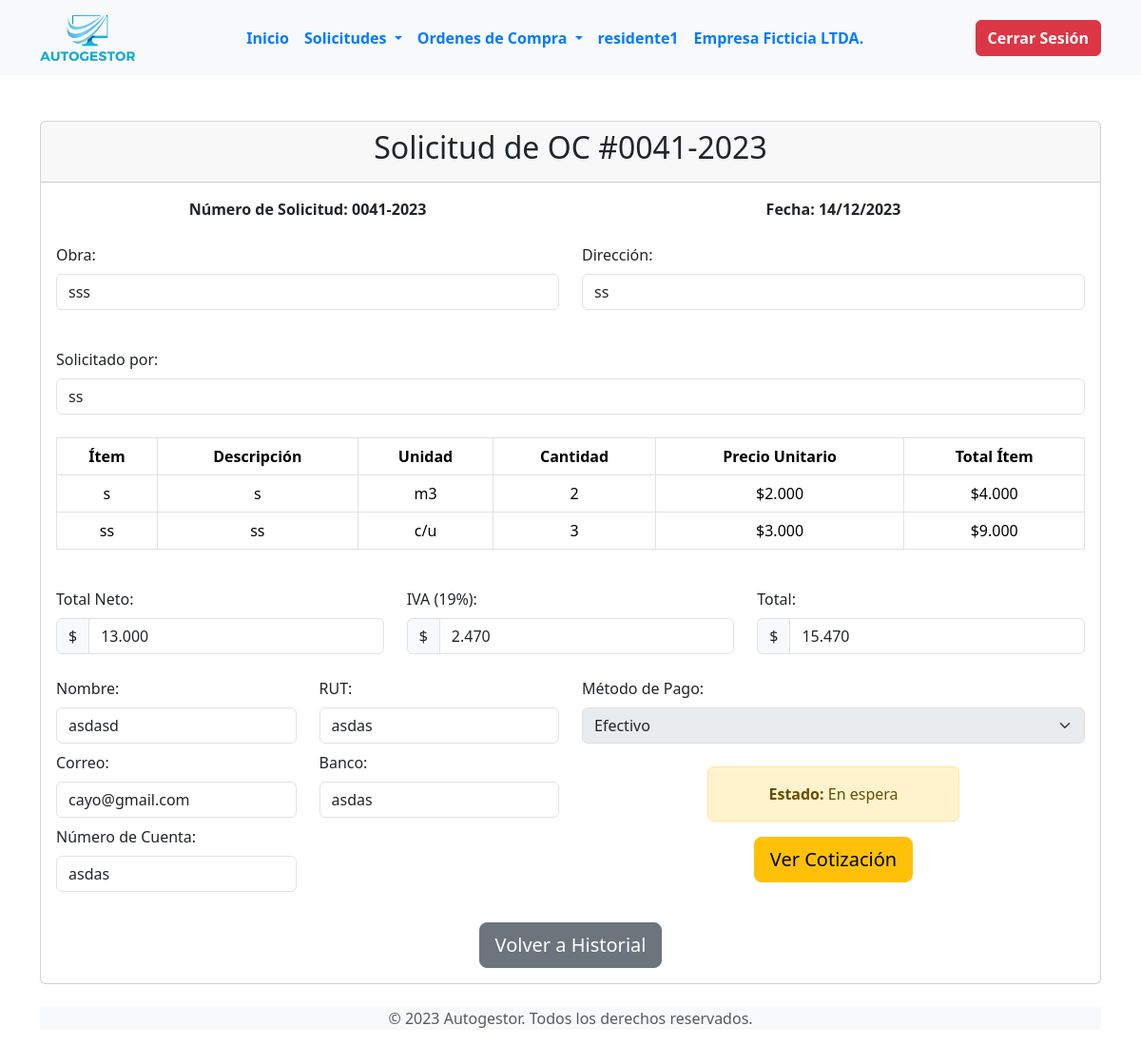
/secciones/empresas/residente/interfaz_usuario_residente/detalle_solicitud_r.php?id=41 (signed in), run on the app's committed database.
### tables this page shows
CREATE TABLE `empresas` (
  `id` int(11) NOT NULL,
  `nombre_usuario` varchar(50) NOT NULL,
  `password` varchar(255) NOT NULL,
  `nombre_empresa` varchar(100) NOT NULL,
  `rut_empresa` varchar(20) NOT NULL,
  `giro_comercial` varchar(100) NOT NULL,
  `correo_empresa` varchar(100) NOT NULL,
  `numero_contacto` varchar(15) NOT NULL,
  `fecha_registro` timestamp NOT NULL DEFAULT current_timestamp()
);

CREATE TABLE `solicitudes_orden_compra` (
  `id_solicitud` int(11) NOT NULL,
  `id_residente` int(11) DEFAULT NULL,
  `id_empresa` int(11) DEFAULT NULL,
  `fecha_creacion` timestamp NOT NULL DEFAULT current_timestamp(),
  `obra` varchar(255) DEFAULT NULL,
  `direccion` varchar(255) DEFAULT NULL,
  `solicitado_por` varchar(255) DEFAULT NULL,
  `total_neto` int(11) DEFAULT NULL,
  `iva` int(11) DEFAULT NULL,
  `total` int(11) DEFAULT NULL,
  `metodo_pago` varchar(50) DEFAULT NULL,
  `nombre_pago` varchar(255) DEFAULT NULL,
  `rut_pago` varchar(20) DEFAULT NULL,
  `correo_pago` varchar(100) DEFAULT NULL,
  `banco` varchar(100) DEFAULT NULL,
  `numero_cuenta` varchar(50) DEFAULT NULL,
  `archivo_cotizacion` varchar(255) DEFAULT NULL,
  `estado` varchar(50) DEFAULT 'En espera',
  `fecha_pago` varchar(50) DEFAULT NULL
);

CREATE TABLE `detalles_solicitud_orden_compra` (
  `id_detalle` int(11) NOT NULL,
  `id_solicitud` int(11) DEFAULT NULL,
  `item` varchar(255) DEFAULT NULL,
  `descripcion` text DEFAULT NULL,
  `unidad` varchar(50) DEFAULT NULL,
  `cantidad` int(11) DEFAULT NULL,
  `precio_unitario` int(11) DEFAULT NULL,
  `total_item` int(11) DEFAULT NULL
);

### secciones/empresas/residente/interfaz_usuario_residente/detalle_solicitud_r.php (the view, shortened to what this page needs)
<?php
include("../../../../bd.php");
include("./templates_residente/header_residente.php");
$id_solicitud = $_GET['id'];
$querySolicitud = "SELECT * FROM solicitudes_orden_compra WHERE id_solicitud = ?";
$stmt = $conexion->prepare($querySolicitud);
$stmt->bindParam(1, $id_solicitud, PDO::PARAM_INT);
$stmt->execute();
$solicitud = $stmt->fetch(PDO::FETCH_ASSOC);
$queryItems = "SELECT * FROM detalles_solicitud_orden_compra WHERE id_solicitud = ?";
$stmtItems = $conexion->prepare($queryItems);
$stmtItems->bindParam(1, $id_solicitud, PDO::PARAM_INT);
$stmtItems->execute();
$items = $stmtItems->fetchAll(PDO::FETCH_ASSOC);
function formatoChileno($numero) {
    return number_format($numero, 0, ',', '.');
}
$cotizacion_url = "http://localhost/proyectooc/secciones/empresas/residente/cotizacion_solicitudes/";
$full_url = $cotizacion_url . $solicitud['archivo_cotizacion'];
?>
<div class="container mt-5">
    <div class="card">
        <div class="card-header text-center">
            <h2>Solicitud de OC #<?php echo str_pad($id_solicitud, 4, '0', STR_PAD_LEFT) . "-" . date('Y'); ?></h2>
        </div>
        <div class="card-body">
            <div class="row mb-4">
                <div class="col text-center">
                    <strong>Número de Solicitud: <?php echo str_pad($id_solicitud, 4, '0', STR_PAD_LEFT) . "-" . date('Y'); ?></strong>
                </div>
                <div class="col text-center">
                    <strong>Fecha: <?php echo date('d/m/Y'); ?></strong>
                </div>
            </div>
            <div class="row mb-4">
                <div class="col-md-6 mb-3">
                    <label class="form-label">Obra:</label>
                    <input type="text" class="form-control" value="<?php echo $solicitud['obra']; ?>" readonly>
                </div>
                <div class="col-md-6 mb-3">
                    <label class="form-label">Dirección:</label>
                    <input type="text" class="form-control" value="<?php echo $solicitud['direccion']; ?>" readonly>
                </div>
            </div>
            <div class="mb-3">
                <label class="form-label">Solicitado por:</label>
                <input type="text" class="form-control" value="<?php echo $solicitud['solicitado_por']; ?>" readonly>
            </div>
            <div class="table-responsive mt-4">
                <table class="table table-bordered table-hover text-center">
                    <thead>
                        <tr>
                            <th>Ítem</th>
                            <th>Descripción</th>
                            <th>Unidad</th>
                            <th>Cantidad</th>
                            <th>Precio Unitario</th>
                            <th>Total Ítem</th>
                        </tr>
                    </thead>
                    <tbody>
                        <?php foreach ($items as $item): ?>
                            <tr>
                                <td><?php echo $item['item']; ?></td>
                                <td><?php echo $item['descripcion']; ?></td>
                                <td><?php echo $item['unidad']; ?></td>
                                <td><?php echo $item['cantidad']; ?></td>
                                <td>$<?php echo formatoChileno($item['precio_unitario']); ?></td>
                                <td>$<?php echo formatoChileno($item['total_item']); ?></td>
                            </tr>
                        <?php endforeach; ?>
                    </tbody>
                </table>
            </div>
             <div class="row mt-4">
    <div class="col-md-4">
        <label class="form-label">Total Neto:</label>
        <div class="input-group">
            <span class="input-group-text">$</span>
            <input type="text" class="form-control" value="<?php echo formatoChileno($solicitud['total_neto']); ?>" readonly>
        </div>
    </div>
    <div class="col-md-4">
        <label class="form-label">IVA (19%):</label>
        <div class="input-group">
            <span class="input-group-text">$</span>
            <input type="text" class="form-control" value="<?php echo formatoChileno($solicitud['iva']); ?>" readonly>
        </div>
    </div>
    <div class="col-md-4">
        <label class="form-label">Total:</label>
        <div class="input-group">
            <span class="input-group-text">$</span>
            <input type="text" class="form-control" value="<?php echo formatoChileno($solicitud['total']); ?>" readonly>
        </div>
    </div>
</div>
            <div class="row mt-4">
                <div class="col-md-6 mb-3">
                    <div class="row">
                        <div class="col-md-6">
                            <label class="form-label">Nombre:</label>
                            <input type="text" class="form-control" value="<?php echo $solicitud['nombre_pago']; ?>" readonly>
                        </div>
                        <div class="col-md-6">
                            <label class="form-label">RUT:</label>
                            <input type="text" class="form-control" value="<?php echo $solicitud['rut_pago']; ?>" readonly>
                        </div>
                    </div>
                    <div class="row mt-2">
                        <div class="col-md-6">
                            <label class="form-label">Correo:</label>
                            <input type="email" class="form-control" value="<?php echo $solicitud['correo_pago']; ?>" readonly>
                        </div>
                        <div class="col-md-6">
                            <label class="form-label">Banco:</label>
                            <input type="text" class="form-control" value="<?php echo $solicitud['banco']; ?>" readonly>
                        </div>
                    </div>
                    <div class="row mt-2">
                        <div class="col-md-6">
                            <label class="form-label">Número de Cuenta:</label>
                            <input type="text" class="form-control" value="<?php echo $solicitud['numero_cuenta']; ?>" readonly>
                        </div>
                    </div>
                </div>
    <div class="col-md-6 mb-3">
        <label class="form-label">Método de Pago:</label>
        <select class="form-select" disabled>
            <option value="efectivo" <?php echo ($solicitud['metodo_pago'] == 'efectivo') ? 'selected' : ''; ?>>Efectivo</option>
        </select>
        <div class="text-center mt-4">
                    <?php
                    $estadoClase = '';
                    switch ($solicitud['estado']) {
                        default:
                            $estadoClase = 'alert-warning';
                            break;
                    }
                    ?>
                    <div class="mx-auto w-50 alert <?php echo $estadoClase; ?>" role="alert">
                        <strong>Estado:</strong> <?php echo $solicitud['estado']; ?>
                    </div>
            </div>
            <div class="col-md-12 text-center mt-3">
                <a href="<?php echo $full_url; ?>" class="btn btn-warning btn-lg" target="_blank">Ver Cotización</a>
            </div>
            </div>
            <div class="text-center mt-3">
                <a href="historial_solicitudes.php" class="btn btn-secondary btn-lg">Volver a Historial</a>
            </div>
        </div>
    </div>
</div>
<?php include("./templates_residente/footer_residente.php"); ?>

### secciones/empresas/residente/interfaz_usuario_residente/templates_residente/header_residente.php (shortened to what this page needs)
<?php
$url_base = "http://localhost/ProyectoOC/";
$url_base2 = "http://localhost/proyectooc/secciones/empresas/residente/interfaz_usuario_residente/";
$id_residente = $_SESSION['id_residente'];
$nombre_empresa = '';
$sentencia = $conexion->prepare("SELECT e.nombre_empresa FROM residentes_obra ro
                                 JOIN empresas e ON ro.id_empresa = e.id
                                 WHERE ro.id = :id_residente");
$sentencia->bindParam(':id_residente', $id_residente, PDO::PARAM_INT);
$sentencia->execute();
$resultado = $sentencia->fetch(PDO::FETCH_ASSOC);
if ($resultado) {
    $nombre_empresa = $resultado['nombre_empresa'];
}
?>
<!DOCTYPE html>
<html lang="es">
<head>
    <link href="https://cdn.jsdelivr.net/npm/bootstrap@5.3.2/dist/css/bootstrap.min.css" rel="stylesheet">
    <link rel="stylesheet" type="text/css" href="<?php echo $url_base; ?>CSS/styles.css">
</head>
<body class="d-flex flex-column min-vh-100">
    <header>
        <nav class="navbar navbar-expand-md navbar-light bg-light">
                <div class="container">
            <a class="navbar-brand mx-auto mx-md-0" href="<?php echo $url_base2; ?>index_empresa.php">
            <img src="<?php echo $url_base; ?>img/logo.png" alt="Logotipo" style="max-width: 100px; height: auto;">
            </a>
            <div class="collapse navbar-collapse" id="navbarNavDropdown">
                    <ul class="navbar-nav me-auto">
                    <li class="nav-item">
                        <a class="nav-link" href="index_usuario_residente.php"><strong>Inicio</strong></a>
                    </li>
                    <li class="nav-item dropdown">
                        <a class="nav-link dropdown-toggle" href="#" id="navbarDropdown" role="button" data-bs-toggle="dropdown" aria-expanded="false">
                            Solicitudes
                        </a>
                    </li>
                    <li class="nav-item dropdown">
                        <a class="nav-link dropdown-toggle" href="#" id="navbarDropdown" role="button" data-bs-toggle="dropdown" aria-expanded="false">
                            Ordenes de Compra
                        </a>
                    </li>
                    <?php if (isset($_SESSION['nombre_residente'])) : ?>
                    <li class="nav-item">
                        <a class="nav-link" id="info-usuario"><strong><?php echo $_SESSION['nombre_residente']; ?></strong></a>
                    </li>
                    <?php endif; ?>
                    <?php if (isset($_SESSION['id_residente'])) : ?>
                    <li class="nav-item">
                        <a class="nav-link" id="info-empresa"><strong><?php echo $nombre_empresa; ?></strong></a>
                    </li>
                    <?php endif; ?>
                    </ul>
            <div class="text-end">
                <a href="<?php echo $url_base2; ?>cerrar_sesion.php" class="btn btn-danger"><strong>Cerrar Sesión</strong></a>
            </div>
        </div>
    </nav>
</header>

### CSS/styles.css (style rules this page uses)
.navbar-brand img { max-width: 180px; height: auto; }
.navbar-nav { margin-left: auto; }
.navbar-nav a { color: #007BFF; transition: color 0.3s ease; font-weight: bold; }
.text-end { display: flex; align-items: center; }
html, body { display: flex; flex-direction: column; min-height: 100vh; }

### data on the page
empresas: nombre_empresa "Empresa Ficticia LTDA."
solicitudes_orden_compra: obra "sss", direccion "ss", solicitado_por "ss", total_neto "13.000", iva "2.470", total "15.470", nombre_pago "asdasd", rut_pago "asdas", correo_pago "cayo@gmail.com", banco "asdas", numero_cuenta "asdas", metodo_pago "Efectivo", estado "En espera"
detalles_solicitud_orden_compra: item "s", descripcion "s", unidad "m3", cantidad "2", precio_unitario "2.000", total_item "4.000"
detalles_solicitud_orden_compra: item "ss", descripcion "ss", unidad "c/u", cantidad "3", precio_unitario "3.000", total_item "9.000"

### other printed values
$_SESSION['nombre_residente'] "residente1"
str_pad($id_solicitud, 4, '0', STR_PAD_LEFT) "0041"
